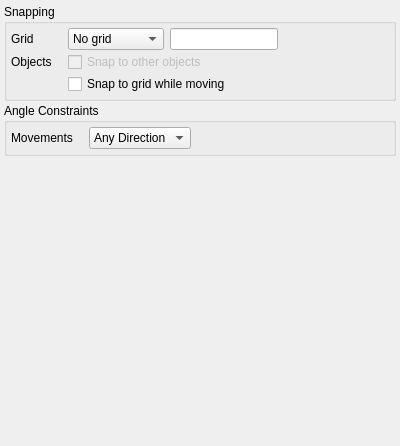
<?xml version="1.0" encoding="UTF-8"?>
<ui version="4.0">
 <class>EditorOptionsGeneric</class>
 <widget class="QWidget" name="EditorOptionsGeneric">
  <property name="geometry">
   <rect>
    <x>0</x>
    <y>0</y>
    <width>400</width>
    <height>446</height>
   </rect>
  </property>
  <property name="sizePolicy">
   <sizepolicy hsizetype="Ignored" vsizetype="Ignored">
    <horstretch>0</horstretch>
    <verstretch>0</verstretch>
   </sizepolicy>
  </property>
  <property name="windowTitle">
   <string>Form</string>
  </property>
  <layout class="QVBoxLayout">
   <property name="spacing">
    <number>6</number>
   </property>
   <property name="leftMargin">
    <number>0</number>
   </property>
   <property name="topMargin">
    <number>0</number>
   </property>
   <property name="rightMargin">
    <number>0</number>
   </property>
   <property name="bottomMargin">
    <number>0</number>
   </property>
   <item>
    <widget class="QScrollArea" name="scrollArea">
     <property name="frameShape">
      <enum>QFrame::Shape::NoFrame</enum>
     </property>
     <property name="frameShadow">
      <enum>QFrame::Shadow::Plain</enum>
     </property>
     <property name="widgetResizable">
      <bool>true</bool>
     </property>
     <widget class="QWidget" name="scrollAreaWidgetContents">
      <property name="geometry">
       <rect>
        <x>0</x>
        <y>0</y>
        <width>400</width>
        <height>446</height>
       </rect>
      </property>
      <layout class="QVBoxLayout" name="verticalLayout">
       <property name="spacing">
        <number>2</number>
       </property>
       <property name="leftMargin">
        <number>4</number>
       </property>
       <property name="topMargin">
        <number>4</number>
       </property>
       <property name="rightMargin">
        <number>4</number>
       </property>
       <property name="bottomMargin">
        <number>4</number>
       </property>
       <item>
        <widget class="QGroupBox" name="groupBox">
         <property name="title">
          <string>Snapping</string>
         </property>
         <layout class="QGridLayout" name="_5">
          <property name="leftMargin">
           <number>4</number>
          </property>
          <property name="topMargin">
           <number>4</number>
          </property>
          <property name="rightMargin">
           <number>4</number>
          </property>
          <property name="bottomMargin">
           <number>4</number>
          </property>
          <property name="horizontalSpacing">
           <number>6</number>
          </property>
          <property name="verticalSpacing">
           <number>2</number>
          </property>
          <item row="0" column="2">
           <widget class="QLineEdit" name="edit_grid_le">
            <property name="sizePolicy">
             <sizepolicy hsizetype="Fixed" vsizetype="Fixed">
              <horstretch>0</horstretch>
              <verstretch>0</verstretch>
             </sizepolicy>
            </property>
            <property name="toolTip">
             <string>Enter the grid in micron. Can be anisotropic (&quot;gx,gy&quot;)</string>
            </property>
           </widget>
          </item>
          <item row="1" column="0">
           <widget class="QLabel" name="label_6">
            <property name="text">
             <string>Objects   </string>
            </property>
           </widget>
          </item>
          <item row="0" column="1">
           <widget class="QComboBox" name="grid_cb">
            <property name="sizePolicy">
             <sizepolicy hsizetype="Fixed" vsizetype="Fixed">
              <horstretch>1</horstretch>
              <verstretch>0</verstretch>
             </sizepolicy>
            </property>
            <property name="sizeAdjustPolicy">
             <enum>QComboBox::SizeAdjustPolicy::AdjustToContents</enum>
            </property>
            <item>
             <property name="text">
              <string>No grid</string>
             </property>
            </item>
            <item>
             <property name="text">
              <string>Global grid</string>
             </property>
            </item>
            <item>
             <property name="text">
              <string>Other grid ...</string>
             </property>
            </item>
           </widget>
          </item>
          <item row="0" column="0">
           <widget class="QLabel" name="label_5">
            <property name="text">
             <string>Grid</string>
            </property>
           </widget>
          </item>
          <item row="0" column="3">
           <spacer>
            <property name="orientation">
             <enum>Qt::Orientation::Horizontal</enum>
            </property>
            <property name="sizeHint" stdset="0">
             <size>
              <width>148</width>
              <height>16</height>
             </size>
            </property>
           </spacer>
          </item>
          <item row="2" column="1" colspan="3">
           <widget class="QCheckBox" name="snap_objects_to_grid_cbx">
            <property name="text">
             <string>Snap to grid while moving</string>
            </property>
           </widget>
          </item>
          <item row="1" column="1" colspan="3">
           <widget class="QCheckBox" name="snap_objects_cbx">
            <property name="enabled">
             <bool>false</bool>
            </property>
            <property name="text">
             <string>Snap to other objects</string>
            </property>
           </widget>
          </item>
         </layout>
        </widget>
       </item>
       <item>
        <widget class="QGroupBox" name="groupBox_2">
         <property name="title">
          <string>Angle Constraints</string>
         </property>
         <layout class="QGridLayout" name="_2">
          <property name="leftMargin">
           <number>4</number>
          </property>
          <property name="topMargin">
           <number>4</number>
          </property>
          <property name="rightMargin">
           <number>4</number>
          </property>
          <property name="bottomMargin">
           <number>4</number>
          </property>
          <property name="horizontalSpacing">
           <number>6</number>
          </property>
          <property name="verticalSpacing">
           <number>2</number>
          </property>
          <item row="0" column="1">
           <widget class="QComboBox" name="move_angle_cb">
            <property name="sizePolicy">
             <sizepolicy hsizetype="Fixed" vsizetype="Fixed">
              <horstretch>1</horstretch>
              <verstretch>0</verstretch>
             </sizepolicy>
            </property>
            <property name="sizeAdjustPolicy">
             <enum>QComboBox::SizeAdjustPolicy::AdjustToContents</enum>
            </property>
            <item>
             <property name="text">
              <string>Any Direction</string>
             </property>
            </item>
            <item>
             <property name="text">
              <string>Diagonal</string>
             </property>
            </item>
            <item>
             <property name="text">
              <string>Manhattan</string>
             </property>
            </item>
           </widget>
          </item>
          <item row="0" column="0">
           <widget class="QLabel" name="label_3">
            <property name="text">
             <string>Movements   </string>
            </property>
           </widget>
          </item>
          <item row="0" column="2">
           <spacer name="horizontalSpacer_2">
            <property name="orientation">
             <enum>Qt::Orientation::Horizontal</enum>
            </property>
            <property name="sizeHint" stdset="0">
             <size>
              <width>40</width>
              <height>20</height>
             </size>
            </property>
           </spacer>
          </item>
         </layout>
        </widget>
       </item>
       <item>
        <spacer name="spacer">
         <property name="orientation">
          <enum>Qt::Orientation::Vertical</enum>
         </property>
         <property name="sizeHint" stdset="0">
          <size>
           <width>121</width>
           <height>70</height>
          </size>
         </property>
        </spacer>
       </item>
      </layout>
     </widget>
    </widget>
   </item>
  </layout>
 </widget>
 <tabstops>
  <tabstop>scrollArea</tabstop>
  <tabstop>grid_cb</tabstop>
  <tabstop>edit_grid_le</tabstop>
  <tabstop>snap_objects_cbx</tabstop>
  <tabstop>snap_objects_to_grid_cbx</tabstop>
  <tabstop>move_angle_cb</tabstop>
 </tabstops>
 <resources/>
 <connections/>
</ui>
